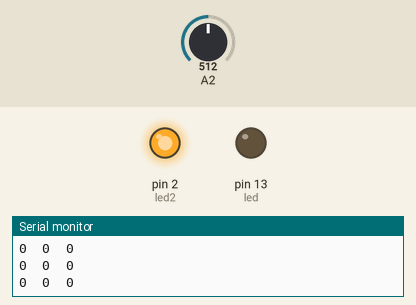
The sketch below on a simulated Arduino Uno, built with avr-gcc and run on an emulated ATmega328P. On the bench: output pins drawn as LEDs (lit = HIGH), the last lines printed to the serial monitor. The test bench sets the inputs (shaded band); at power-on: A2 = 512.

Above: at 1.2 s.
1.3 s: A2 set to 497
At 1.6 s:
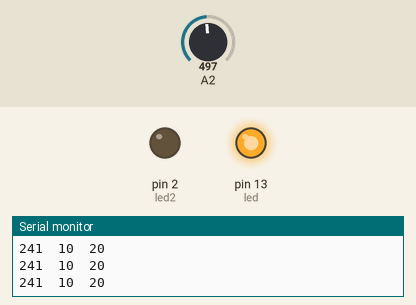
2.8 s: A2 set to 22
5.8 s: A2 set to 18
At 7.0 s:
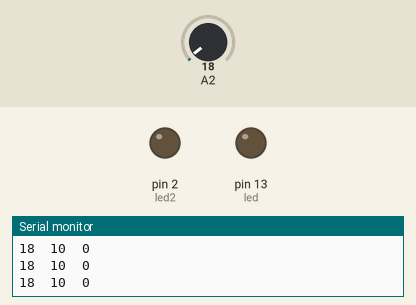
7.3 s: A2 set to 0
At 8.5 s:
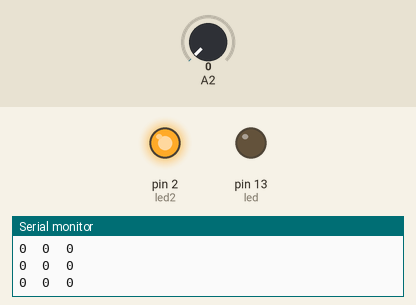
8.8 s: A2 set to 20
At 9.7 s:
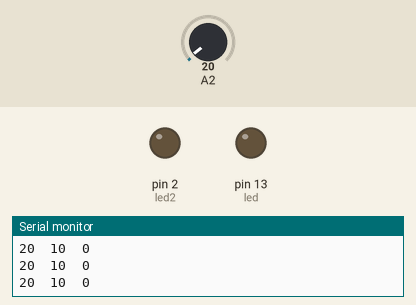
Timing chart, 0 to 11.3 s (numbered marks = the images above; inputs shaded):
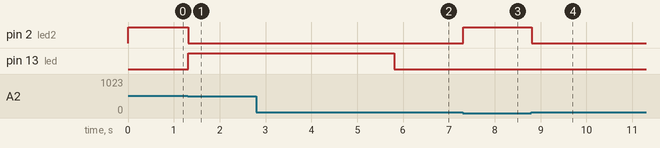

The sketch:

Joakim.ino
```cpp
// Oppgave 1 - Blink - 30.01.2018 - MHP

// KONSTANTER:
const byte led = 13;
const byte led2 = 2;

// VARIABLER:
int time_on = 1000;
int time_off = 500;
byte LYD;

// SETUP:
void setup() {
  pinMode(led, OUTPUT);
  pinMode(led2, OUTPUT);
  pinMode(A2, INPUT);
  Serial.begin(9600);
  Serial.print("i'm doing something");
}

// FUNKSJONER:

// HOVUDPROGRAM:
void loop() {
  LYD = analogRead(A2);
  Serial.print(LYD);
  Serial.print("\t");
  if (LYD <= 10) {
    digitalWrite(led2, HIGH);
    digitalWrite(5, LOW);
    Serial.print(0);
  }
  if (LYD >= 11) {
    digitalWrite(led2, LOW);
    digitalWrite(5, HIGH);
    Serial.print(10);
  }
  Serial.print("\t");
  if (LYD <= 20) {
    digitalWrite(led, LOW);
    Serial.print(0);
  }
  if (LYD >= 21) {
    digitalWrite(led, HIGH);
    Serial.print(20);
  }
  Serial.println();
  /*digitalWrite(led, HIGH);
    digitalWrite(2, LOW);
    digitalWrite(4, LOW);
    delay(time_on);
    digitalWrite(led, LOW);
    digitalWrite(2, HIGH);
    digitalWrite(4, HIGH);
    delay(time_off);*/
}
```

Measured:
- the behaviour switches between 512 and 511 on A2 (found by bisection; images 0 and 1)
- the behaviour switches between 21 and 20 on A2 (found by bisection; images 1 and 2)
- after the input at 1.3 s, pin 2 (led2): HIGH → LOW at once; pin 13 (led): LOW → HIGH at once
- after the input at 5.8 s, pin 13 (led): HIGH → LOW at once
- after the input at 7.3 s, pin 2 (led2): LOW → HIGH at once
- after the input at 8.8 s, pin 2 (led2): HIGH → LOW at once
